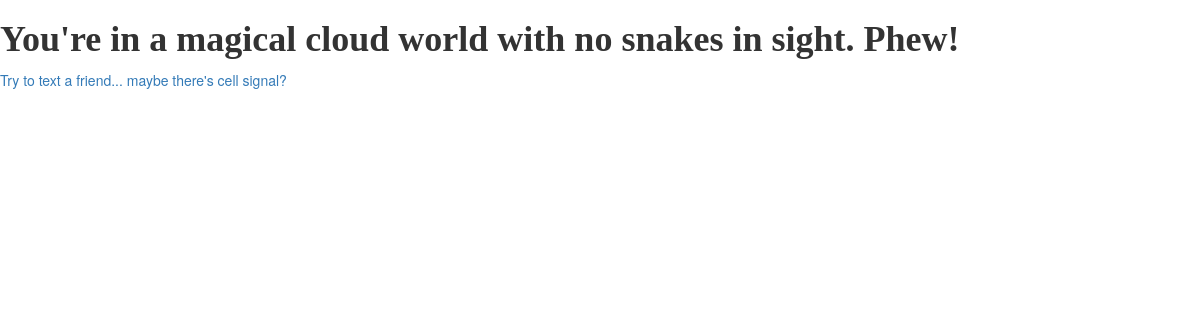
/question/14/, run on the app's committed database.
### cobra/models.py (models this page shows, shortened)
class Question(models.Model):
    question_text = models.CharField(max_length=200)
    image = models.ImageField(null=True, blank=True)

class Choice(models.Model):
    choice_text = models.CharField(max_length=200)
    destination = models.ForeignKey('Question')
    question = models.ForeignKey('Question', related_name='choices')
    link = 'LNK'
    sms = 'SMS'
    email = 'EML'
    braintree = 'BT'
    choice_type_choices = (
        (link, 'link'),
        (sms, 'sms'),
        (email, 'email'),
        (braintree, 'braintree'),
    )
    choice_type = models.CharField(
        max_length=15,
        choices=choice_type_choices,
        default=link,
    )

### cobra/views.py (the view)
# urls.py: url(r'^question/(?P<question_id>[0-9]+)/$', display_question, name='display_question'),
def display_question(request, question_id):
    question = get_object_or_404(Question, pk=question_id)
    choices = question.choices.all()
    choice_type = Choice.choice_type
    context = {
        'fun_question': question,
        'fun_choices': choices,
        'choice_type': choice_type
    }
    return render(request, 'hello.html', context)

### cobra/templates/hello.html (shortened to what this page needs)
<html>
<head>
    {% load static %}
    <link rel="stylesheet" href="//maxcdn.bootstrapcdn.com/bootstrap/3.2.0/css/bootstrap.min.css">
    <link rel="stylesheet" href="//maxcdn.bootstrapcdn.com/bootstrap/3.2.0/css/bootstrap-theme.min.css">
    <link rel="stylesheet" href="{% static 'static/stylesheet.css' %}">
</head>
<body>
<h1><b> {{ fun_question.question_text }} </b></h1>
<p>
    {% for choice in fun_choices %}
		{% if choice.choice_type == 'LNK' %}
         <A href="{% url 'display_question' choice.destination_id %}">{{ choice.choice_text }}</A>
        {% elif choice.choice_type == 'SMS' %}
        <A href="{% url 'choice' choice.pk %}">{{ choice.choice_text }}</A>
        {% elif choice.choice_type == 'EML' %}
        <A href="{% url 'email' choice.pk %}">{{ choice.choice_text }}</A>
        {% elif choice.choice_type == 'BT' %}
        <a href="{% url 'braintree' choice.pk %}"> {{ choice.choice_text }} </A>
        {% else %}
<p> cry </p>
        {% endif %}
    <br>
    {% endfor %}
</p>
</body>
</html>

### cobra/static/stylesheet.css (style rules this page uses)
h1, h2, h3, h4 { font-family: 'Lobster', cursive; }

### data on the page
Question: question_text "You're in a magical cloud world with no snakes in sight. Phew!"
Choice: choice_text "Try to text a friend... maybe there's cell signal?"
